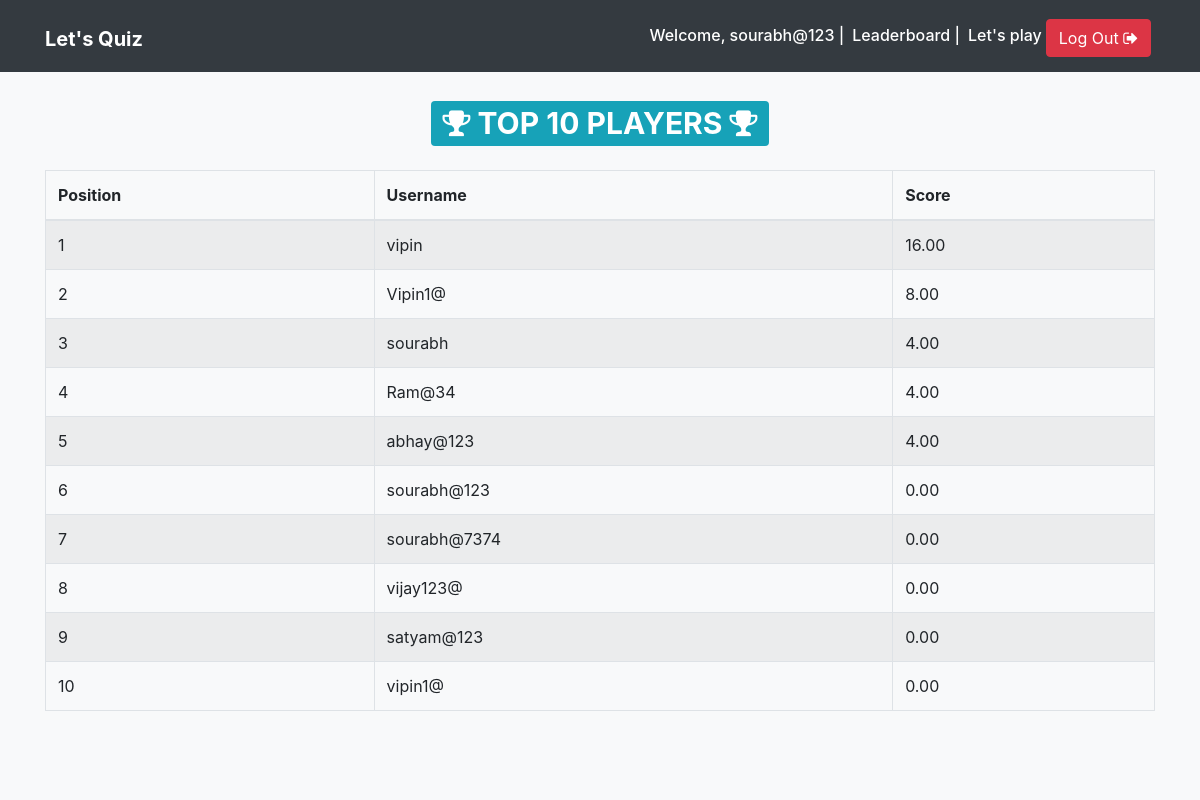
Screenshot of /leaderboard/ (signed in) with the database file from the repository.
### quiz/models.py (models this page shows, shortened)
class QuizProfile(TimeStampedModel):
    user = models.OneToOneField(User, on_delete=models.CASCADE)
    total_score = models.DecimalField(_('Total Score'), default=0, decimal_places=2, max_digits=10)

### quiz/views.py (the view)
# urls.py: url(r'^leaderboard/$', views.leaderboard, name='leaderboard'),
def leaderboard(request):
    top_quiz_profiles = QuizProfile.objects.order_by('-total_score')[:500]
    total_count = top_quiz_profiles.count()
    context = {
        'top_quiz_profiles': top_quiz_profiles,
        'total_count': total_count,
    }
    return render(request, 'quiz/leaderboard.html', context=context)

### templates/quiz/leaderboard.html (shortened to what this page needs)
{% extends 'base.html' %}
{% block content %}
<div class="container">
    <h1 class="text-center my-4"><span class="badge badge-info"><i class="fa fa-trophy" aria-hidden="true"></i> TOP {{ total_count }} PLAYERS <i class="fa fa-trophy" aria-hidden="true"></i></span></h1>
    <table class="table table-striped table-bordered">
        <thead>
            <tr>
                <th>Position</th>
                <th>Username</th>
                <th>Score</th>
            </tr>
        </thead>
        <tbody>
            {% for quiz_profile in top_quiz_profiles %}
            <tr>
                <td>{{ forloop.counter }}</td>
                <td>{{ quiz_profile.user.username }}</td>
                <td>{{ quiz_profile.total_score }}</td>
            </tr>
            {% endfor %}
        </tbody>
    </table>
</div>
{% endblock content %}

### templates/base.html (shortened to what this page needs)
{% load static %}
<!doctype html>
<html lang="en">
<head>
    <link rel="stylesheet" href="https://maxcdn.bootstrapcdn.com/bootstrap/4.0.0-beta.2/css/bootstrap.min.css">
    <link rel="stylesheet" href="https://maxcdn.bootstrapcdn.com/font-awesome/4.7.0/css/font-awesome.min.css">
    <link rel="stylesheet" href="https://maxcdn.bootstrapcdn.com/font-awesome/4.7.0/css/font-awesome.min.css">
    <link rel="stylesheet" href="{% static 'css/main.css' %}">
</head>
<body class="bg-light">
    <nav class="navbar navbar-expand-md navbar-dark bg-dark">
        <div class="container">
            <h1><a href="{% url 'quiz:home' %}" class="navbar-brand">
            <strong>Let's Quiz</strong></a></h1>
            <div class="collapse navbar-collapse justify-content-end " id="navbar">
                {% if not request.user.is_active %}
                <a href="{% url 'quiz:leaderboard' %}" class="btn btn-info mt-1 mx-1">Leaderboard</a>
                <a href="{% url 'quiz:login' %}" class="btn btn-info mt-1"><i class="fa fa-sign-in" aria-hidden="true"></i> Log In</a>
                {% else %}
                <h6 class="text-white mt-2 mr-2">Welcome, {{ request.user.username }} | </h6>
                <h6 class="text-white mt-2 mr-2"><a href="{% url 'quiz:leaderboard' %}" class="text-white">Leaderboard</a> |</h6>
                <h6 class="mt-2"><a href="{% url 'quiz:play' %}" class="text-white">Let's play</a></h6>
                <a href="{% url 'quiz:logout' %}" class="btn btn-danger mt-1 mx-1">Log Out <i class="fa fa-sign-out" aria-hidden="true"></i></a>
                {% endif %}
            </div>
        </div>
    </nav>
    {% block content %}
    {% endblock content %}
    <footer class="bg-light text-muted py-0">
        <div class="container py-4">
        </div>
    </footer>
</body>
</html>

### rows the page displays
QuizProfile: user.username "vipin", total_score "16.00"
QuizProfile: user.username "Vipin1@", total_score "8.00"
QuizProfile: user.username "sourabh", total_score "4.00"
QuizProfile: user.username "Ram@34", total_score "4.00"
QuizProfile: user.username "abhay@123", total_score "4.00"
QuizProfile: user.username "sourabh@123", total_score "0.00"
QuizProfile: user.username "sourabh@7374", total_score "0.00"
QuizProfile: user.username "vijay123@", total_score "0.00"
QuizProfile: user.username "satyam@123", total_score "0.00"
QuizProfile: user.username "vipin1@", total_score "0.00"

### other values shown
{{ request.user.username }} "sourabh@123"
{{ total_count }} "10"
